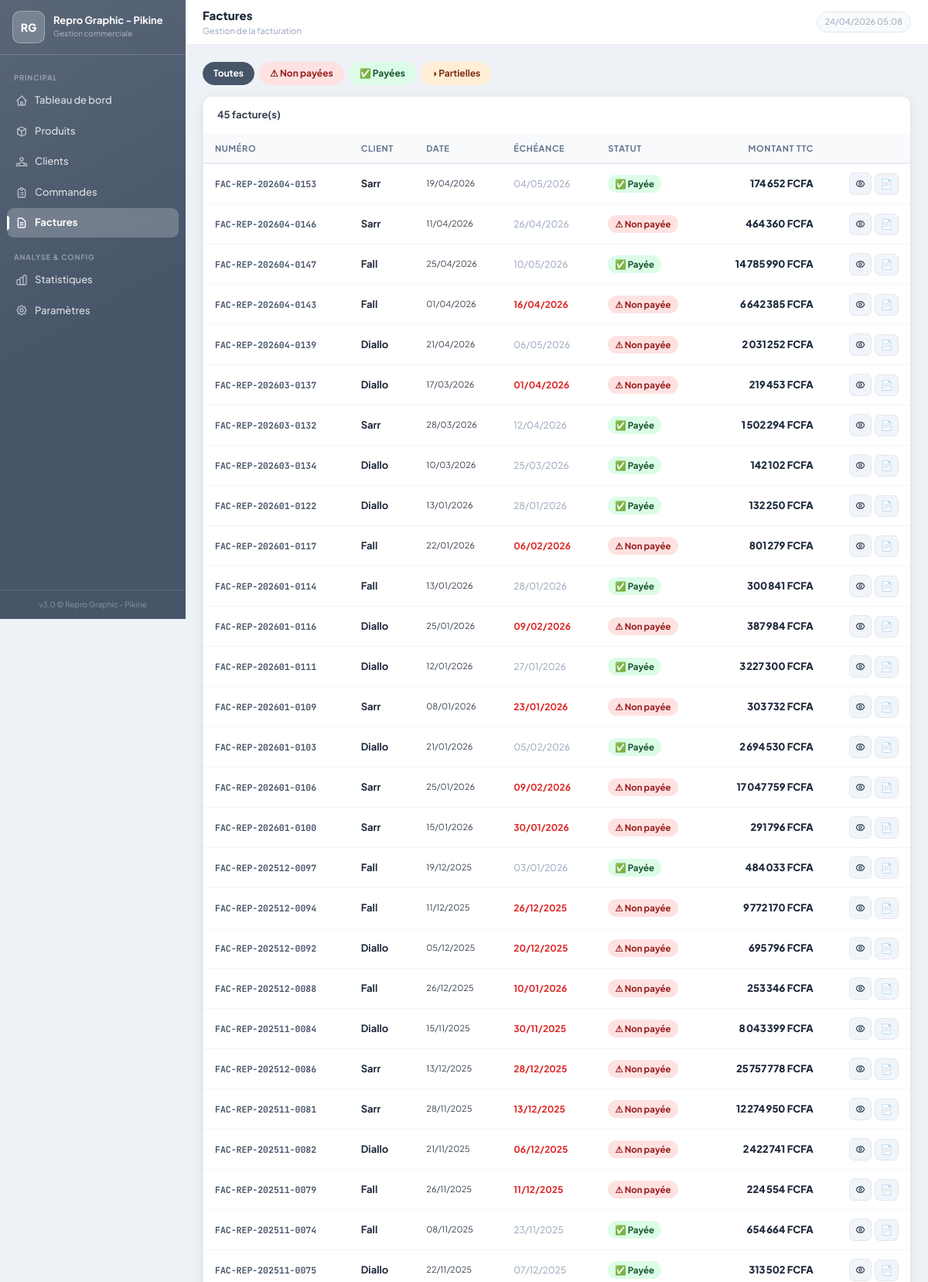
Screenshot of /factures (upper part) with the database file from the repository.
### tables this page shows
CREATE TABLE parametres (
        cle TEXT PRIMARY KEY,
        valeur TEXT
    );

CREATE TABLE factures (
        id INTEGER PRIMARY KEY AUTOINCREMENT,
        numero TEXT NOT NULL UNIQUE,
        commande_id INTEGER REFERENCES commandes(id),
        client_id INTEGER NOT NULL REFERENCES clients(id),
        date_facture TEXT DEFAULT (datetime('now')),
        date_echeance TEXT,
        statut TEXT DEFAULT 'non_payee',
        notes TEXT,
        created_at TEXT DEFAULT (datetime('now'))
    );

CREATE TABLE clients (
        id INTEGER PRIMARY KEY AUTOINCREMENT,
        code TEXT NOT NULL UNIQUE,
        nom TEXT NOT NULL,
        prenom TEXT,
        email TEXT,
        telephone TEXT,
        adresse TEXT,
        ville TEXT,
        pays TEXT DEFAULT 'Sénégal',
        type_client TEXT DEFAULT 'particulier',
        remise REAL DEFAULT 0,
        actif INTEGER DEFAULT 1,
        created_at TEXT DEFAULT (datetime('now'))
    );

### app.py (the view)
@app.route('/factures')
def factures():
    db = get_db(); statut = request.args.get('statut',''); q = request.args.get('q','')
    query = "SELECT f.*, c.nom as client_nom FROM factures f JOIN clients c ON c.id=f.client_id WHERE 1=1"; args = []
    if statut: query += " AND f.statut=?"; args.append(statut)
    if q: query += " AND (f.numero LIKE ? OR c.nom LIKE ?)"; args += [f'%{q}%',f'%{q}%']
    query += " ORDER BY f.created_at DESC"
    facs = db.execute(query,args).fetchall()
    facs_data = [{'fac':f,'ttc':commande_totaux(f['commande_id'])['ttc'] if f['commande_id'] else 0} for f in facs]
    return render_template('factures.html', factures_data=facs_data, statut=statut, q=q, params=get_all_params())

### app.py (called while the page is built)
def get_db():
    if 'db' not in g:
        g.db = sqlite3.connect(DB_PATH)
        g.db.row_factory = sqlite3.Row
        g.db.execute("PRAGMA foreign_keys = ON")
    return g.db

def get_all_params():
    rows = get_db().execute("SELECT cle, valeur FROM parametres").fetchall()
    return {r['cle']: r['valeur'] for r in rows}

def commande_totaux(commande_id):
    db = get_db()
    lignes = db.execute("""
        SELECT l.*, p.nom as produit_nom, p.reference as produit_ref
        FROM lignes_commande l JOIN produits p ON p.id=l.produit_id
        WHERE l.commande_id=? ORDER BY l.id
    """, (commande_id,)).fetchall()
    cmd = db.execute("SELECT remise_globale FROM commandes WHERE id=?", (commande_id,)).fetchone()
    rg = float(cmd['remise_globale']) if cmd else 0.0
    ht = sum(l['quantite']*l['prix_unitaire']*(1-l['remise']/100) for l in lignes)
    tv = sum(l['quantite']*l['prix_unitaire']*(1-l['remise']/100)*l['tva']/100 for l in lignes)
    return {'ht': ht, 'ht_net': ht*(1-rg/100), 'tva': tv*(1-rg/100),
            'ttc': ht*(1-rg/100)+tv*(1-rg/100), 'remise_globale': rg,
            'remise_montant': ht*rg/100, 'lignes': lignes}

def get_logo_url(params=None):
    if params is None: params = get_all_params()
    lf = params.get('logo_filename', '')
    if lf and os.path.exists(os.path.join(LOGO_DIR, lf)):
        return f"/uploads/logo/{lf}"
    return None

@app.context_processor
def inject_globals():
    params   = get_all_params()
    logo_url = get_logo_url(params)
    return {
        'now': datetime.now().strftime('%d/%m/%Y %H:%M'),
        'now_date': date.today().isoformat(),
        'today': date.today().isoformat(),
        'logo_url': logo_url,
    }

@app.template_filter('fmt_currency')
def fmt_currency(val, devise='FCFA'):
    try: return f"{float(val):,.0f} {devise}".replace(',', '\u202f')
    except: return f"0 {devise}"

@app.template_filter('fmt_date')
def fmt_date(val):
    if not val: return ''
    try: return datetime.fromisoformat(str(val)[:10]).strftime('%d/%m/%Y')
    except: return str(val)[:10]

### templates/factures.html (shortened to what this page needs)
{% extends 'base.html' %}
{% block page_title %}Factures{% endblock %}
{% block page_subtitle %}Gestion de la facturation{% endblock %}
{% block content %}
{% set devise = params.get('devise','FCFA') %}
<div class="pills">
  <a href="/factures" class="pill" style="{% if not statut %}background:var(--p);color:#fff;border-color:var(--p){% else %}background:#f1f5f9;color:#475569;border-color:#e2e8f0{% endif %}">Toutes</a>
  <a href="/factures?statut=non_payee"  class="pill badge bg-r" style="{% if statut=='non_payee' %}outline:2px solid #dc2626;outline-offset:1px{% endif %}">⚠ Non payées</a>
  <a href="/factures?statut=payee"      class="pill badge bg-g" style="{% if statut=='payee' %}outline:2px solid #16a34a;outline-offset:1px{% endif %}">✅ Payées</a>
  <a href="/factures?statut=partiellement_payee" class="pill badge bg-o" style="{% if statut=='partiellement_payee' %}outline:2px solid #d97706;outline-offset:1px{% endif %}">◑ Partielles</a>
</div>
<div class="card" style="padding:0;overflow:hidden">
  <div style="padding:14px 18px;border-bottom:1px solid #f1f5f9;font-size:13px;font-weight:700;color:#374151">
    {{ factures_data|length }} facture(s)
  </div>
  {% if factures_data %}
  <div class="twrap">
    <table class="dtable">
      <thead><tr>
        <th>Numéro</th><th>Client</th>
        <th class="mob-hide">Date</th>
        <th class="mob-hide">Échéance</th>
        <th>Statut</th>
        <th class="tr">Montant TTC</th>
        <th></th>
      </tr></thead>
      <tbody>
      {% for d in factures_data %}
      {% set f = d.fac %}
      <tr>
        <td class="mono tp" style="font-weight:700;font-size:11.5px">{{ f.numero }}</td>
        <td style="font-weight:650;color:#1e293b">{{ f.client_nom }}</td>
        <td class="mob-hide sub-t">{{ f.date_facture | fmt_date }}</td>
        <td class="mob-hide">
          <span style="font-size:12px;{% if f.statut=='non_payee' and f.date_echeance and f.date_echeance < now_date %}color:#dc2626;font-weight:700{% else %}color:#94a3b8{% endif %}">
            {{ f.date_echeance | fmt_date or '—' }}
          </span>
        </td>
        <td>{{ f.statut | statut_badge | safe }}</td>
        <td class="tr" style="font-weight:750;color:#1e293b">{{ d.ttc | fmt_currency(devise) }}</td>
        <td>
          <div class="row-actions">
            <a href="/factures/{{ f.id }}" class="btn btn-s btn-sm btn-icon" title="Voir">
            </a>
            <a href="/factures/{{ f.id }}/pdf" target="_blank" class="btn btn-s btn-sm btn-icon" title="PDF">📄</a>
          </div>
        </td>
      </tr>
      {% endfor %}
      </tbody>
    </table>
  </div>
  {% endif %}
</div>
{% endblock %}

### templates/base.html (shortened to what this page needs)
<!DOCTYPE html>
<html lang="fr">
<head>
<script src="https://cdn.tailwindcss.com"></script>
</head>
<body>
<aside class="sb" id="sb">
  <div class="sb-brand">
    <div class="sb-logo">
      {% if logo_url %}
        <img src="{{ logo_url }}" alt="Logo">
      {% else %}
        {{ params.get('logo_text','MB') }}
      {% endif %}
    </div>
    <div style="overflow:hidden">
      <div class="sb-name">{{ params.get('boutique_nom','Ma Boutique') }}</div>
      <div class="sb-sub">Gestion commerciale</div>
    </div>
  </div>
  <nav class="sb-nav">
    <div class="nav-sep">Principal</div>
    <a href="/" class="nl {% if request.path=='/' %}on{% endif %}">
      <svg class="w-4 h-4" fill="none" stroke="currentColor" viewBox="0 0 24 24" stroke-width="2"><path stroke-linecap="round" stroke-linejoin="round" d="M3 12l2-2m0 0l7-7 7 7M5 10v10a1 1 0 001 1h3m10-11l2 2m-2-2v10a1 1 0 01-1 1h-3m-6 0a1 1 0 001-1v-4a1 1 0 011-1h2a1 1 0 011 1v4a1 1 0 001 1m-6 0h6"/></svg>
      Tableau de bord
    </a>
    <a href="/produits" class="nl {% if '/produits' in request.path %}on{% endif %}">
      <svg class="w-4 h-4" fill="none" stroke="currentColor" viewBox="0 0 24 24" stroke-width="2"><path stroke-linecap="round" stroke-linejoin="round" d="M20 7l-8-4-8 4m16 0l-8 4m8-4v10l-8 4m0-10L4 7m8 4v10M4 7v10l8 4"/></svg>
      Produits
    </a>
    <a href="/clients" class="nl {% if '/clients' in request.path %}on{% endif %}">
      Clients
    </a>
    <a href="/commandes" class="nl {% if '/commandes' in request.path %}on{% endif %}">
      <svg class="w-4 h-4" fill="none" stroke="currentColor" viewBox="0 0 24 24" stroke-width="2"><path stroke-linecap="round" stroke-linejoin="round" d="M9 5H7a2 2 0 00-2 2v12a2 2 0 002 2h10a2 2 0 002-2V7a2 2 0 00-2-2h-2M9 5a2 2 0 002 2h2a2 2 0 002-2M9 5a2 2 0 012-2h2a2 2 0 012 2m-3 7h3m-3 4h3m-6-4h.01M9 16h.01"/></svg>
      Commandes
    </a>
    <a href="/factures" class="nl {% if '/factures' in request.path %}on{% endif %}">
      <svg class="w-4 h-4" fill="none" stroke="currentColor" viewBox="0 0 24 24" stroke-width="2"><path stroke-linecap="round" stroke-linejoin="round" d="M9 12h6m-6 4h6m2 5H7a2 2 0 01-2-2V5a2 2 0 012-2h5.586a1 1 0 01.707.293l5.414 5.414a1 1 0 01.293.707V19a2 2 0 01-2 2z"/></svg>
      Factures
    </a>
    <div class="nav-sep" style="margin-top:6px">Analyse &amp; Config</div>
    <a href="/statistiques" class="nl {% if '/statistiques' in request.path %}on{% endif %}">
      Statistiques
    </a>
    <a href="/parametres" class="nl {% if '/parametres' in request.path %}on{% endif %}">
      Paramètres
    </a>
  </nav>
  <div class="sb-foot">v3.0 &copy; {{ params.get('boutique_nom','') }}</div>
</aside>
<div class="mw" id="mw">
  <header class="tb">
    <div class="tb-left">
      <div style="overflow:hidden">
        <div class="tb-title">{% block page_title %}{% endblock %}</div>
        <div class="tb-sub">{% block page_subtitle %}{% endblock %}</div>
      </div>
    </div>
    <div class="tb-right">
      <span class="tb-clock">{{ now }}</span>
    </div>
  </header>
  <main class="pc">{% block content %}{% endblock %}</main>
</div>
</body>
</html>

### rows the page displays
parametres: get "RG"
parametres: get "Repro Graphic - Pikine"
factures: numero "FAC-REP-202604-0153", date_facture|fmt_date "19/04/2026", date_echeance|fmt_date "04/05/2026", statut|statut_badge "✅ Payée"
clients: client_nom "Sarr" "Sarr" "Sarr" "Sarr" "Sarr" "Sarr" "Sarr" "Sarr"
parametres: ttc|fmt_currency "174 652 FCFA" "464 360 FCFA" "14 785 990 FCFA" "6 642 385 FCFA" "2 031 252 FCFA" "219 453 FCFA" "1 502 294 FCFA" "142 102 FCFA" "132 250 FCFA" "801 279 FCFA" "300 841 FCFA" "387 984 FCFA" "3 227 300 FCFA" "303 732 FCFA" "2 694 530 FCFA" "17 047 759 FCFA" "291 796 FCFA" "484 033 FCFA" "9 772 170 FCFA" "695 796 FCFA" "253 346 FCFA" "8 043 399 FCFA" "25 757 778 FCFA" "12 274 950 FCFA" "2 422 741 FCFA" "224 554 FCFA" "654 664 FCFA" "313 502 FCFA"
factures: numero "FAC-REP-202604-0146", date_facture|fmt_date "11/04/2026", date_echeance|fmt_date "26/04/2026", statut|statut_badge "⚠ Non payée"
factures: numero "FAC-REP-202604-0147", date_facture|fmt_date "25/04/2026", date_echeance|fmt_date "10/05/2026", statut|statut_badge "✅ Payée"
clients: client_nom "Fall" "Fall" "Fall" "Fall" "Fall" "Fall" "Fall" "Fall" "Fall"
factures: numero "FAC-REP-202604-0143", date_facture|fmt_date "01/04/2026", date_echeance|fmt_date "16/04/2026", statut|statut_badge "⚠ Non payée"
factures: numero "FAC-REP-202604-0139", date_facture|fmt_date "21/04/2026", date_echeance|fmt_date "06/05/2026", statut|statut_badge "⚠ Non payée"
clients: client_nom "Diallo" "Diallo" "Diallo" "Diallo" "Diallo" "Diallo" "Diallo" "Diallo" "Diallo" "Diallo" "Diallo"
factures: numero "FAC-REP-202603-0137", date_facture|fmt_date "17/03/2026", date_echeance|fmt_date "01/04/2026", statut|statut_badge "⚠ Non payée"
factures: numero "FAC-REP-202603-0132", date_facture|fmt_date "28/03/2026", date_echeance|fmt_date "12/04/2026", statut|statut_badge "✅ Payée"
factures: numero "FAC-REP-202603-0134", date_facture|fmt_date "10/03/2026", date_echeance|fmt_date "25/03/2026", statut|statut_badge "✅ Payée"
factures: numero "FAC-REP-202601-0122", date_facture|fmt_date "13/01/2026", date_echeance|fmt_date "28/01/2026", statut|statut_badge "✅ Payée"
factures: numero "FAC-REP-202601-0117", date_facture|fmt_date "22/01/2026", date_echeance|fmt_date "06/02/2026", statut|statut_badge "⚠ Non payée"
factures: numero "FAC-REP-202601-0114", date_facture|fmt_date "13/01/2026", date_echeance|fmt_date "28/01/2026", statut|statut_badge "✅ Payée"
factures: numero "FAC-REP-202601-0116", date_facture|fmt_date "25/01/2026", date_echeance|fmt_date "09/02/2026", statut|statut_badge "⚠ Non payée"
factures: numero "FAC-REP-202601-0111", date_facture|fmt_date "12/01/2026", date_echeance|fmt_date "27/01/2026", statut|statut_badge "✅ Payée"
factures: numero "FAC-REP-202601-0109", date_facture|fmt_date "08/01/2026", date_echeance|fmt_date "23/01/2026", statut|statut_badge "⚠ Non payée"
factures: numero "FAC-REP-202601-0103", date_facture|fmt_date "21/01/2026", date_echeance|fmt_date "05/02/2026", statut|statut_badge "✅ Payée"
factures: numero "FAC-REP-202601-0106", date_facture|fmt_date "25/01/2026", date_echeance|fmt_date "09/02/2026", statut|statut_badge "⚠ Non payée"
factures: numero "FAC-REP-202601-0100", date_facture|fmt_date "15/01/2026", date_echeance|fmt_date "30/01/2026", statut|statut_badge "⚠ Non payée"
factures: numero "FAC-REP-202512-0097", date_facture|fmt_date "19/12/2025", date_echeance|fmt_date "03/01/2026", statut|statut_badge "✅ Payée"
factures: numero "FAC-REP-202512-0094", date_facture|fmt_date "11/12/2025", date_echeance|fmt_date "26/12/2025", statut|statut_badge "⚠ Non payée"
factures: numero "FAC-REP-202512-0092", date_facture|fmt_date "05/12/2025", date_echeance|fmt_date "20/12/2025", statut|statut_badge "⚠ Non payée"
factures: numero "FAC-REP-202512-0088", date_facture|fmt_date "26/12/2025", date_echeance|fmt_date "10/01/2026", statut|statut_badge "⚠ Non payée"
factures: numero "FAC-REP-202511-0084", date_facture|fmt_date "15/11/2025", date_echeance|fmt_date "30/11/2025", statut|statut_badge "⚠ Non payée"
factures: numero "FAC-REP-202512-0086", date_facture|fmt_date "13/12/2025", date_echeance|fmt_date "28/12/2025", statut|statut_badge "⚠ Non payée"
factures: numero "FAC-REP-202511-0081", date_facture|fmt_date "28/11/2025", date_echeance|fmt_date "13/12/2025", statut|statut_badge "⚠ Non payée"
factures: numero "FAC-REP-202511-0082", date_facture|fmt_date "21/11/2025", date_echeance|fmt_date "06/12/2025", statut|statut_badge "⚠ Non payée"
factures: numero "FAC-REP-202511-0079", date_facture|fmt_date "26/11/2025", date_echeance|fmt_date "11/12/2025", statut|statut_badge "⚠ Non payée"
factures: numero "FAC-REP-202511-0074", date_facture|fmt_date "08/11/2025", date_echeance|fmt_date "23/11/2025", statut|statut_badge "✅ Payée"
factures: numero "FAC-REP-202511-0075", date_facture|fmt_date "22/11/2025", date_echeance|fmt_date "07/12/2025", statut|statut_badge "✅ Payée"

### other values shown
{{ factures_data|length }} "45"
